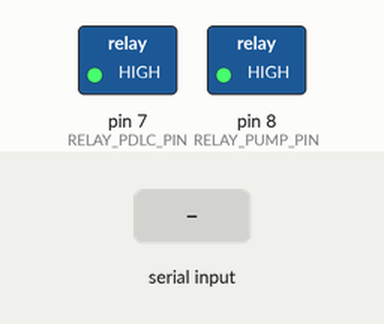
A sketch run on a simulated Arduino Uno, built with avr-gcc and run on an emulated ATmega328P. Shown: switched loads named in the sketch (green lamp = pin HIGH). Dashed ring = blinking. The test bench sets the inputs (shaded band). What the sketch prints to the serial monitor is not drawn.

Above: at 1.2 s.
1.3 s: "PDLC:66\n" received over Serial
At 1.4 s:
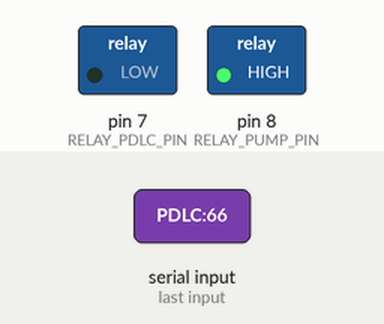
3.6 s: "PUMP:ON\n" received over the second serial link
At 4.8 s:
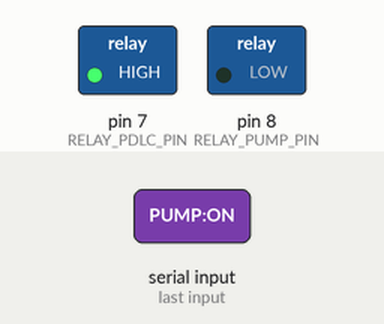
5.1 s: "PDLC:\n" received over the second serial link
At 5.2 s:
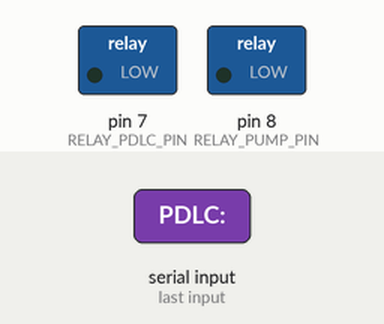
7.4 s: "PUMP:OFF\n" received over Serial
At 7.9 s:
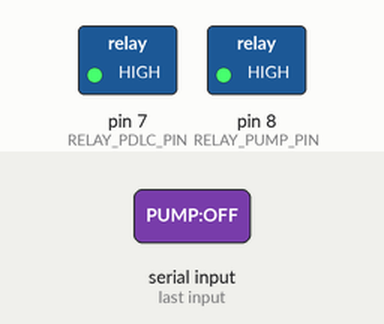
8.9 s: "PUMP:ON\n" received over Serial
At 10.1 s:
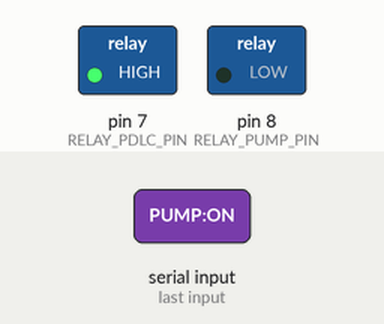
10.4 s: "PUMP:OFF\n" received over the second serial link
At 11.3 s:
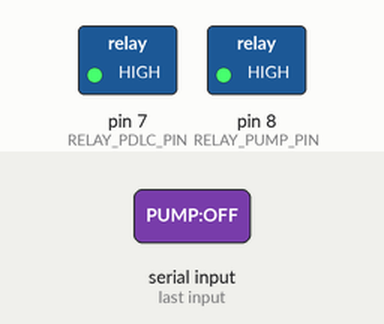
Timing chart, 0 to 12.9 s (numbered marks = the images above; inputs shaded):
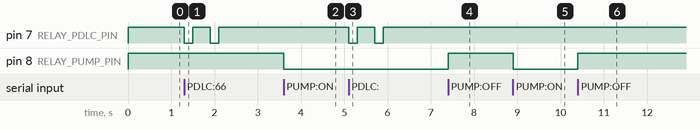

Measured:
- after the input at 1.3 s, pin 7 (RELAY_PDLC_PIN): alternates HIGH for 0.40 s and LOW for 0.20 s, 4 changes in all, then stays HIGH, starting at once
- after the input at 3.6 s, pin 8 (RELAY_PUMP_PIN): HIGH → LOW at once
- after the input at 5.1 s, pin 7 (RELAY_PDLC_PIN): alternates HIGH for 0.40 s and LOW for 0.20 s, 4 changes in all, then stays HIGH, starting at once
- after the input at 7.4 s, pin 8 (RELAY_PUMP_PIN): LOW → HIGH at once
- after the input at 8.9 s, pin 8 (RELAY_PUMP_PIN): HIGH → LOW at once
- after the input at 10.4 s, pin 8 (RELAY_PUMP_PIN): LOW → HIGH at once

The sketch:

arduino_agrovyn.ino
```cpp
/*
 * ====================================================================
 * AGROVYN: Smart Adaptive Greenhouse - Arduino Uno Actuator Firmware
 * Hardware Architecture: Arduino Uno + Dual Relay Controller
 *
 * Relay Pin Map:
 *   Pin D7  -> PDLC Controller Relay (simulates button press)
 *   Pin D8  -> Pump Motor Relay (NO/COM/IN wired to pump circuit)
 *
 * Relay module type: Optocoupler (active-LOW)
 *   IN = LOW  -> relay coil ON  -> NO contact closes -> current flows
 *   IN = HIGH -> relay coil OFF -> NO contact open   -> no current
 *
 * Communication: SoftwareSerial Pin 2 (RX) & Pin 3 (TX)
 *   Receives commands from ESP8266 (D7 TX -> Pin 2 RX)
 *
 * PDLC State Model (4-State Cyclic):
 *   State 0 = 0%   Fully Transparent
 *   State 1 = 33%  Light Tint
 *   State 2 = 66%  Medium Tint
 *   State 3 = 100% Fully Opaque
 *   clicks = (targetIdx - currentIdx + 4) % 4
 * ====================================================================
 */

#include <SoftwareSerial.h>

// SoftwareSerial: Pin 2 = RX (from ESP8266 D7), Pin 3 = TX (to ESP8266 D6)
SoftwareSerial linkSerial(2, 3);

// ---- Pin Definitions ----
#define RELAY_PDLC_PIN  7   // PDLC button relay
#define RELAY_PUMP_PIN  8   // Pump motor relay (IN -> D8, NO -> motor+, COM -> PSU+)

// Active-LOW relay: pull IN LOW to energise the coil and close NO contact
#define RELAY_ON  LOW
#define RELAY_OFF HIGH

// ---- PDLC 4-State Cyclic Model ----
#define NUM_PDLC_STATES 4
const int PDLC_STATE_OPACITIES[NUM_PDLC_STATES] = { 0, 33, 66, 100 };
int currentPdlcStateIndex = 0;

// ---- Pump Safety ----
unsigned long pumpStartTime = 0;
bool isPumpActive = false;
const unsigned long MAX_PUMP_RUNTIME_MS = 300000UL;  // 5-minute hard cutoff

// ---- Forward declarations ----
void processCommand(String cmd);
void startPump();
void stopPump();
void stopPumpSafetyCutoff();
void setPDLCOpacity(int targetOpacity);
int  opacityToStateIndex(int opacity);

// ===========================================================================
void setup() {
  Serial.begin(115200);
  linkSerial.begin(9600);

  pinMode(RELAY_PDLC_PIN, OUTPUT);
  pinMode(RELAY_PUMP_PIN, OUTPUT);

  // Safe initial state: both relays OFF
  digitalWrite(RELAY_PDLC_PIN, RELAY_OFF);
  digitalWrite(RELAY_PUMP_PIN, RELAY_OFF);

  Serial.println(F("AGROVYN Arduino Actuator Controller Ready."));
  Serial.print(F("Pump relay   -> D8 | RELAY_ON=LOW (active-LOW board)\n"));
  Serial.print(F("PDLC relay   -> D7\n"));
  Serial.print(F("Serial bridge-> Pin2(RX) Pin3(TX) at 9600 baud\n"));
  Serial.print(F("PDLC startup state: 0 (Transparent)\n"));
  Serial.println(F("Waiting for commands..."));
}

// ===========================================================================
void loop() {
  // --- Commands from ESP8266 via SoftwareSerial ---
  if (linkSerial.available() > 0) {
    String cmd = linkSerial.readStringUntil('\n');
    cmd.replace("\r", "");   // strip \r left by println()
    cmd.trim();
    if (cmd.length() > 0) {
      Serial.print(F("[ESP] "));
      Serial.println(cmd);
      processCommand(cmd);
    }
  }

  // --- Commands from USB Serial Monitor (for bench testing without ESP) ---
  // Type "PUMP:ON", "PUMP:OFF", "PDLC:66" etc. and press Enter
  if (Serial.available() > 0) {
    String cmd = Serial.readStringUntil('\n');
    cmd.replace("\r", "");
    cmd.trim();
    if (cmd.length() > 0) {
      Serial.print(F("[USB] "));
      Serial.println(cmd);
      processCommand(cmd);
    }
  }

  // --- Pump safety runtime watchdog ---
  if (isPumpActive && (millis() - pumpStartTime >= MAX_PUMP_RUNTIME_MS)) {
    stopPumpSafetyCutoff();
  }
}

// ===========================================================================
// Command router — case-insensitive substring matching for reliability.
// Substring matching (indexOf) is robust against any extra whitespace or
// framing bytes that SoftwareSerial may inject on a noisy UART line.
// PUMP:OFF is checked BEFORE PUMP:ON to avoid partial match issues.
// ===========================================================================
void processCommand(String cmd) {
  cmd.replace("\r", "");
  cmd.trim();
  String upper = cmd;
  upper.toUpperCase();

  if (upper.indexOf("PUMP:OFF") >= 0) {
    stopPump();
  } else if (upper.indexOf("PUMP:ON") >= 0) {
    startPump();
  } else if (upper.indexOf("PDLC:") >= 0) {
    int colon = upper.indexOf("PDLC:");
    int targetOpacity = upper.substring(colon + 5).toInt();
    setPDLCOpacity(targetOpacity);
  } else {
    Serial.print(F("[WARN] Unknown command: "));
    Serial.println(cmd);
  }
}

// ===========================================================================
// Pump control
// ===========================================================================
void startPump() {
  if (isPumpActive) {
    Serial.println(F("[PUMP] Already ON — ignoring duplicate PUMP:ON."));
    return;
  }
  pinMode(RELAY_PUMP_PIN, OUTPUT);       // re-affirm pin mode
  digitalWrite(RELAY_PUMP_PIN, RELAY_ON);  // D8 LOW -> relay coil ON -> NO closes -> motor runs
  isPumpActive   = true;
  pumpStartTime  = millis();
  Serial.println(F("[PUMP] ON  — D8=LOW, NO closed, motor circuit active."));
}

void stopPump() {
  pinMode(RELAY_PUMP_PIN, OUTPUT);
  digitalWrite(RELAY_PUMP_PIN, RELAY_OFF);  // D8 HIGH -> relay coil OFF -> NO open -> motor stops
  delay(20);
  digitalWrite(RELAY_PUMP_PIN, RELAY_OFF);  // second write for reliability
  isPumpActive = false;
  Serial.println(F("[PUMP] OFF — D8=HIGH, NO open, motor circuit broken."));
}

void stopPumpSafetyCutoff() {
  digitalWrite(RELAY_PUMP_PIN, RELAY_OFF);
  isPumpActive = false;
  Serial.println(F("[PUMP] SAFETY CUTOFF — 5-minute max runtime reached."));
}

// ===========================================================================
// PDLC cyclic state control
// ===========================================================================
int opacityToStateIndex(int opacity) {
  int nearest = 0;
  int minDiff = abs(opacity - PDLC_STATE_OPACITIES[0]);
  for (int i = 1; i < NUM_PDLC_STATES; i++) {
    int diff = abs(opacity - PDLC_STATE_OPACITIES[i]);
    if (diff < minDiff) { minDiff = diff; nearest = i; }
  }
  return nearest;
}

void setPDLCOpacity(int targetOpacity) {
  int targetIdx  = opacityToStateIndex(targetOpacity);
  int clicks     = (targetIdx - currentPdlcStateIndex + NUM_PDLC_STATES) % NUM_PDLC_STATES;

  Serial.print(F("[PDLC] "));
  Serial.print(PDLC_STATE_OPACITIES[currentPdlcStateIndex]);
  Serial.print(F("% -> "));
  Serial.print(PDLC_STATE_OPACITIES[targetIdx]);
  Serial.print(F("% | clicks="));
  Serial.println(clicks);

  if (clicks == 0) {
    Serial.println(F("[PDLC] Already at target. No action."));
    return;
  }

  for (int i = 0; i < clicks; i++) {
    digitalWrite(RELAY_PDLC_PIN, RELAY_ON);
    delay(200);
    digitalWrite(RELAY_PDLC_PIN, RELAY_OFF);
    delay(400);
  }

  currentPdlcStateIndex = targetIdx;
  Serial.print(F("[PDLC] Done. Now at state "));
  Serial.print(currentPdlcStateIndex);
  Serial.print(F(" ("));
  Serial.print(PDLC_STATE_OPACITIES[currentPdlcStateIndex]);
  Serial.println(F("%)"));
}
```
